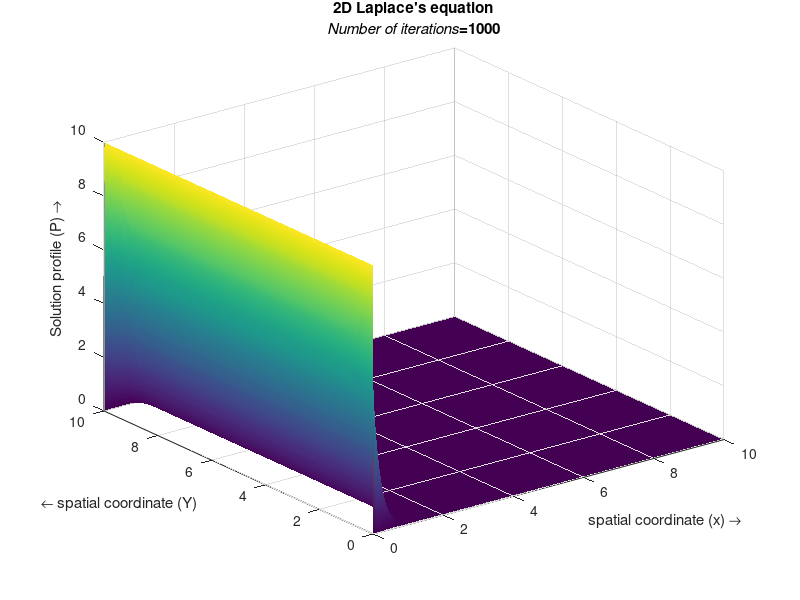

This figure's MATLAB source:
%% Matlab code to solve 2D laplaces equation by FDM
%Numerical scheme used is 5 point differencing method also called as 5
%point stencil

clc;clear all;close all;

%% Setting parameters

lx=10; %length in x direction
ly=10; %length in y direction
nx=600; %no of steps in x
ny=600; %no of steps in y
niter=1000; %no of iterations
dx=lx/(nx-1); %width of space step(x)
dy=ly/(ny-1); %width of space step(y)
x=0:dx:lx; %Range of (0,10) 
y=0:dy:ly;

%% Intial conditions
p=zeros(ny,nx);
pn=zeros(ny,nx);

%% Boundary conditions(Dirichlet conditions)
p(:,1)=10;
p(:,nx)=0;
p(1,:)=0;
p(ny,:)=0;


%% 5 point stencil
i=2:nx-1;
j=2:ny-1
for it=1:niter
    pn=p;
    p(i,j)=((dy^2*(pn(i+1,j)+pn(i-1,j)))+(dx^2*(pn(i,j+1)+pn(i,j-1))))/(2*(dx^2+dy^2));
end
    
%% Plotting the solution
surf(x,y,p,'EdgeColor','none');
shading interp
title({'2D Laplace''s equation';['{\itNumber of iterations}=',num2str(it)]})
xlabel('spatial coordinate (x) \rightarrow')
ylabel('{\leftarrow} spatial coordinate (Y)')
zlabel('Solution profile (P) \rightarrow')

    
